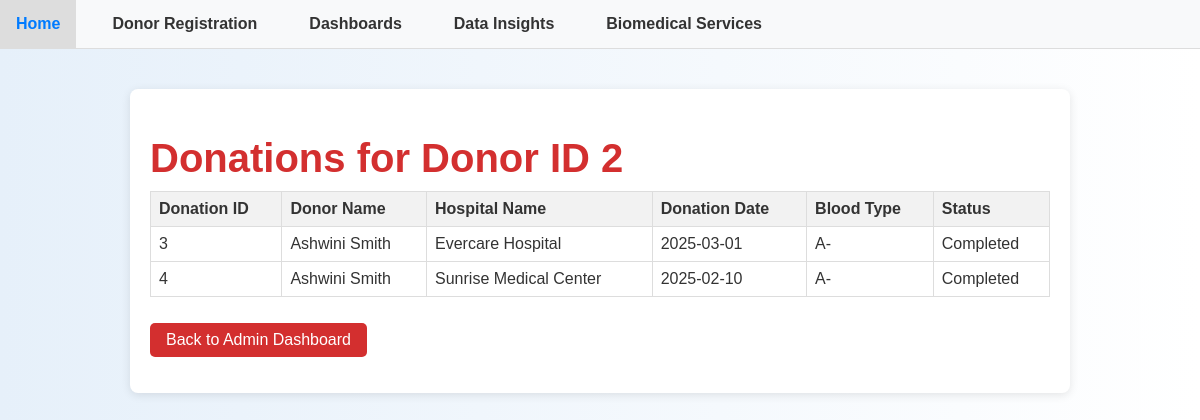
Page /donations_for_donor/2 on the earlier database version.
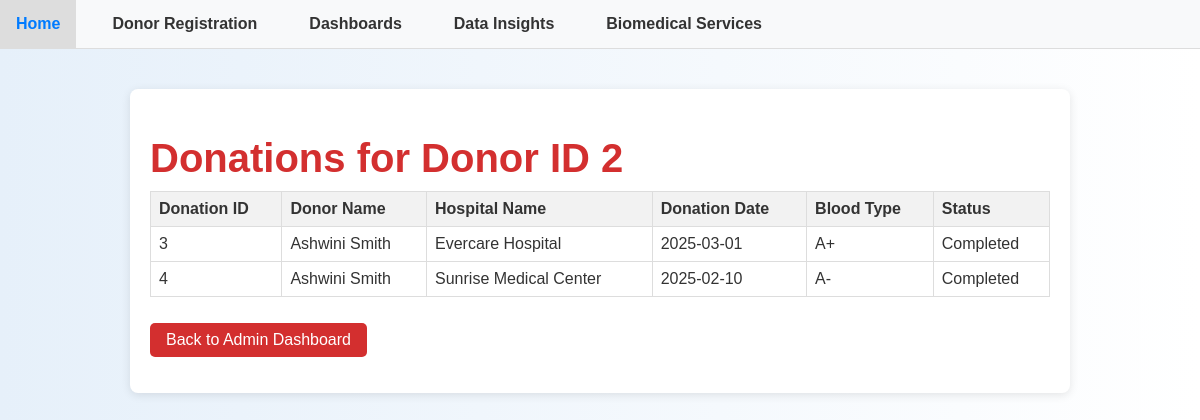
Same page on the later database version.
### tables this page shows
CREATE TABLE Donations (
    DonationID INTEGER PRIMARY KEY AUTOINCREMENT,
    DonorID INTEGER NOT NULL,
    HospitalID INTEGER NOT NULL,
    DonationDate DATE NOT NULL,
    BloodType TEXT NOT NULL,
    Status TEXT NOT NULL CHECK (Status IN ('Completed', 'Scheduled')),
    FOREIGN KEY (DonorID) REFERENCES Donors(DonorID) ON DELETE CASCADE,
    FOREIGN KEY (HospitalID) REFERENCES Hospitals(HospitalID) ON DELETE CASCADE
);

CREATE TABLE Donors (
    DonorID INTEGER PRIMARY KEY AUTOINCREMENT,
    Name TEXT NOT NULL,
    DateOfBirth DATE NOT NULL,
    BloodType TEXT NOT NULL CHECK (BloodType IN ('A+', 'A-', 'B+', 'B-', 'AB+', 'AB-', 'O+', 'O-')),
    ContactInfo TEXT NOT NULL,
    Email TEXT UNIQUE NOT NULL,
    LastDonationDate DATE
);

CREATE TABLE Hospitals (
    HospitalID INTEGER PRIMARY KEY AUTOINCREMENT,
    Name TEXT NOT NULL,
    Location TEXT NOT NULL,
    ContactInfo TEXT NOT NULL,
    HospitalType TEXT NOT NULL CHECK (HospitalType IN ('Public', 'Private', 'Military', 'Other'))
);

### app.py (the view)
@app.route('/donations_for_donor/<int:donor_id>')
def donations_for_donor(donor_id):
    conn = get_db()
    donations = conn.execute('''
        SELECT Donations.*, Donors.Name AS DonorName, Hospitals.Name AS HospitalName
        FROM Donations
        JOIN Donors ON Donations.DonorID = Donors.DonorID
        JOIN Hospitals ON Donations.HospitalID = Hospitals.HospitalID
        WHERE Donations.DonorID = ?
        AND Donations.Status = 'Completed'
    ''', (donor_id,)).fetchall()
    return render_template('donations_for_donor.html', donations=donations, donor_id=donor_id)

### app.py (called while the page is built)
def get_db():
    conn = sqlite3.connect('database.db')
    conn.row_factory = sqlite3.Row
    return conn

### templates/donations_for_donor.html
{% extends "layout.html" %}
{% block content %}
<div class="container">
    <h1>Donations for Donor ID {{ donor_id }}</h1>
    {% if donations %}
        <table>
            <tr>
                <th>Donation ID</th>
                <th>Donor Name</th>
                <th>Hospital Name</th>
                <th>Donation Date</th>
                <th>Blood Type</th>
                <th>Status</th>
            </tr>
            {% for donation in donations %}
            <tr>
                <td>{{ donation['DonationID'] }}</td>
                <td>{{ donation['DonorName'] }}</td>
                <td>{{ donation['HospitalName'] }}</td>
                <td>{{ donation['DonationDate'] }}</td>
                <td>{{ donation['BloodType'] }}</td>
                <td>{{ donation['Status'] }}</td>
            </tr>
            {% endfor %}
        </table>
    {% else %}
        <p>No donations found for Donor ID {{ donor_id }}.</p>
    {% endif %}
    <p><a href="{{ url_for('admin_dashboard') }}" class="btn">Back to Admin Dashboard</a></p>
</div>
{% endblock %}

Differences in the rows shown:
changed Donations "Evercare Hospital": BloodType "A-" → "A+"
